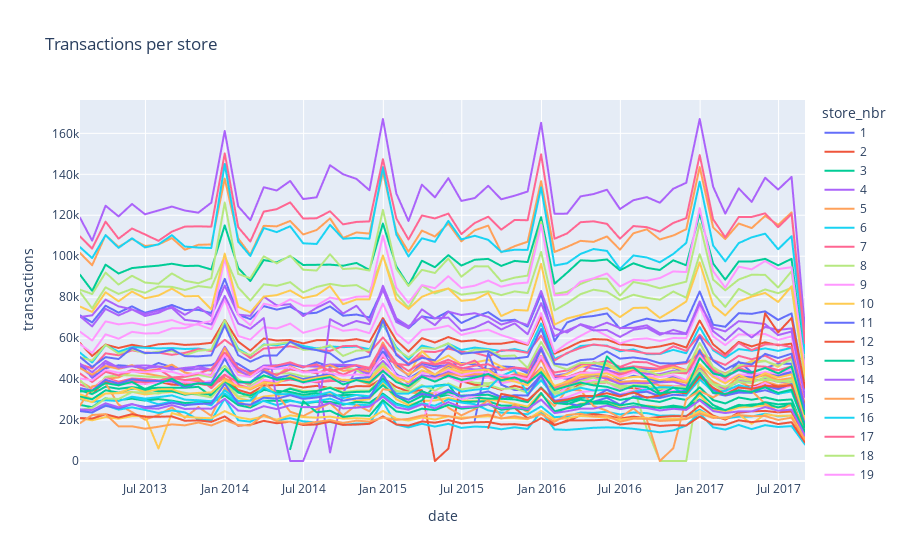

Write notebook code for a chart like this one.
### Markdown cell above
#### Transactions per store per month

### Code cell
transactions_temp = transactions.set_index("date").groupby("store_nbr").resample("M").agg({"transactions": "sum"}).reset_index()
px.line(transactions_temp, x="date", y="transactions", title="Transactions per store", color="store_nbr")
